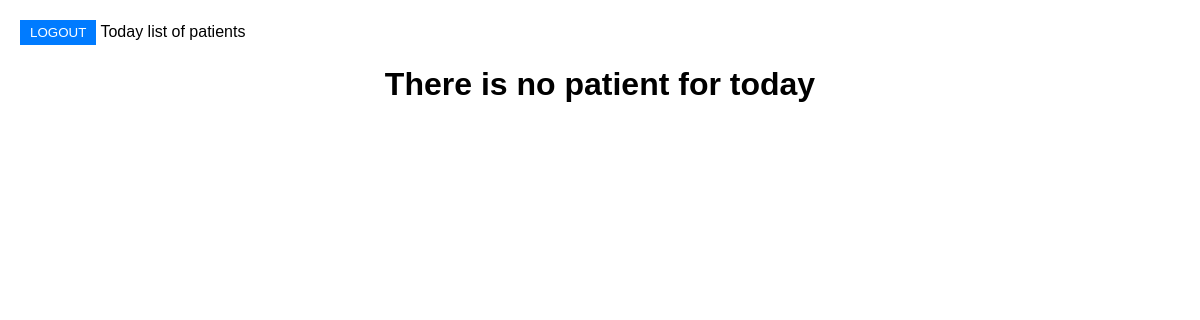
Before: /patients-doctor (signed in) with the older database file.
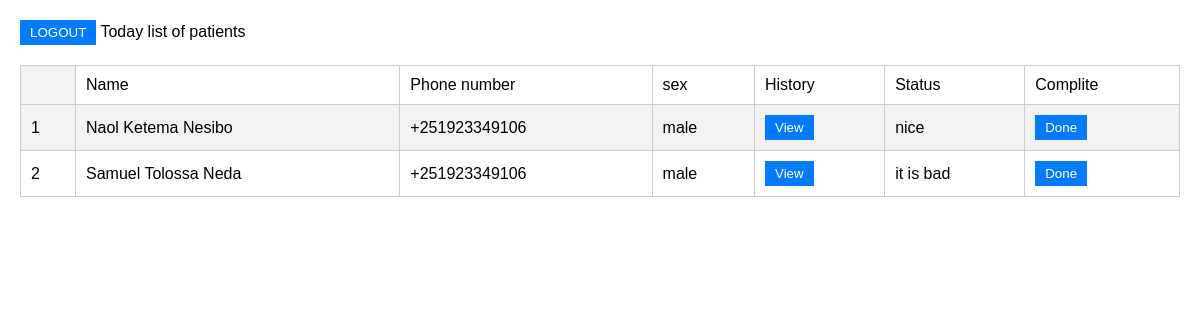
After: the same page with the newer database file.
### register_patient/models.py (models this page shows, shortened)
class Nurses(models.Model):
    patient = models.ForeignKey(Register_Patient,on_delete=models.PROTECT)
    status = models.TextField(max_length=700)
    doctor = models.ForeignKey(user_login,on_delete=models.PROTECT)

class Register_Patient(models.Model):
    First_Name = models.CharField(max_length=50)
    Middle_Name = models.CharField(max_length=50)
    Last_Name = models.CharField(max_length=50)
    Full_Name = models.CharField(max_length=200)
    Father_Name = models.CharField(max_length=150)
    Mother_Name = models.CharField(max_length=150)
    Age = models.IntegerField(default=0)
    Sex = models.CharField(max_length=10,choices=sex,default="None")
    Address = models.CharField(max_length=100)
    Phone_Number = models.CharField(max_length=15)
    Emergency_Phone_Number = models.CharField(max_length=15)
    Birth_Day = models.DateField()
    Created_at = models.DateTimeField(auto_now=True)
    Nurse_Checked = models.BooleanField(default=False)
    class Meta:
        ordering = ['Created_at']

### stor/views.py (the view)
# urls.py: path('patients-doctor', views.doctor_patients, name="doctor_patients"),
@login_required(login_url='/login/')
def doctor_patients(request):
     user = request.user
     if Nurses.objects.filter(doctor = user).exists():
           dr_patients = Nurses.objects.filter(doctor = user)
     else:
           dr_patients = []
     dictionary = {'patients_DR' : dr_patients}
     return render(request, 'patient_for_dr.html', dictionary)

### templates/patient_for_dr.html
{%load static%}
<html>
	<a href="/login/logout"><button>LOGOUT</button></a>
	<link rel="stylesheet" href="{%static 'tables.css'%}">
	<head>Today list of patients</head>
	<body>
		{%if patients_DR%}
		<table>
			<th>
				<td>Name</td>
				<td>Phone number</td>
				<td>sex</td>
				<td>History</td>
				<td>Status</td>
				<td>Complite</td>
			</th>
			{%for patients_DR in patients_DR%}
			<tr>
				<td>{{ forloop.counter }}</td>
				<td>{{patients_DR.patient.Full_Name}}</td>
				<td>{{patients_DR.patient.Phone_Number}}</td>
				<td>{{patients_DR.patient.Sex}}</td>
				<td><a href="history-patients/{{patients_DR.patient.id}}"><button>View</button></td>
				<td>{{patients_DR.status}}</td>
				<td><a href="/finish/stor/register_patient/doctor_patients/Nurses/{{patients_DR.id}}"><button>Done</button></td>
			</tr>
			{%endfor%}
		</table>
		{%else%}
		<h1>There is no patient for today</h1>
		{%endif%}
	</body>
</html>

### static/tables.css (style rules this page uses)
body { font-family: Arial, sans-serif; margin: 20px; }
table { width: 100%; border-collapse: collapse; margin-top: 20px; }
th, td { padding: 10px; border: 1px solid #ccc; text-align: left; }
th { background-color: #f2f2f2; }
tr:nth-child(even) { background-color: #f2f2f2; }
a { text-decoration: none; }
button { padding: 5px 10px; background-color: #007bff; color: #fff; border: none; cursor: pointer; }

Changed rows visible on the page:
added Nurses: patient.Full_Name "Naol Ketema Nesibo", patient.Phone_Number "+251923349106", patient.Sex "male", status "nice"
added Nurses: patient.Full_Name "Samuel Tolossa Neda", patient.Phone_Number "+251923349106", patient.Sex "male", status "it is bad"
Other visible differences:
text no longer shown: "There is no patient for today"
text now shown: "Name Phone number sex History Status Complite"
